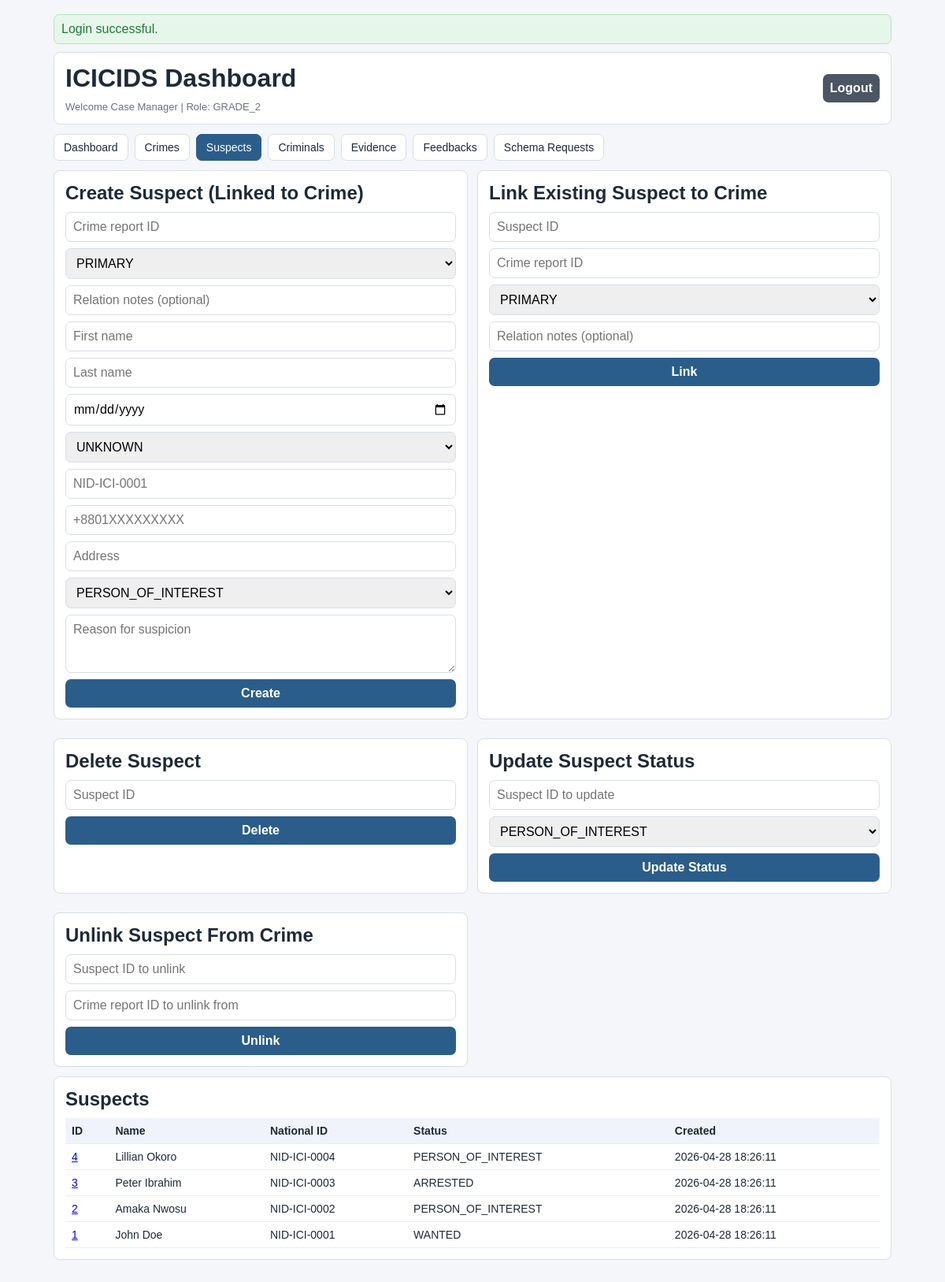
The page /index.php?view=suspects (signed in) on the database its author committed.
### tables this page shows
CREATE TABLE suspects (
    id BIGINT UNSIGNED AUTO_INCREMENT PRIMARY KEY,
    first_name VARCHAR(100) NOT NULL,
    last_name VARCHAR(100) NOT NULL,
    crime_report_id BIGINT UNSIGNED NULL,
    date_of_birth DATE NULL,
    gender ENUM('MALE', 'FEMALE', 'OTHER', 'UNKNOWN') NOT NULL DEFAULT 'UNKNOWN',
    national_id VARCHAR(80) NULL,
    address_line VARCHAR(255) NULL,
    phone VARCHAR(30) NULL,
    reason_for_suspicion TEXT NOT NULL,
    suspect_status ENUM('PERSON_OF_INTEREST', 'WANTED', 'ARRESTED', 'CLEARED') NOT NULL DEFAULT 'PERSON_OF_INTEREST',
    created_by_officer_id BIGINT UNSIGNED NOT NULL,
    created_at DATETIME NOT NULL DEFAULT CURRENT_TIMESTAMP,
    updated_at DATETIME NOT NULL DEFAULT CURRENT_TIMESTAMP ON UPDATE CURRENT_TIMESTAMP,
    CONSTRAINT uq_suspects_national_id UNIQUE (national_id),
    CONSTRAINT fk_suspects_primary_crime
        FOREIGN KEY (crime_report_id) REFERENCES crime_reports(id)
        ON UPDATE CASCADE ON DELETE SET NULL,
    CONSTRAINT fk_suspects_created_by
        FOREIGN KEY (created_by_officer_id) REFERENCES officers(id)
        ON UPDATE CASCADE ON DELETE RESTRICT,
    INDEX idx_suspects_name (last_name, first_name),
    INDEX idx_suspects_status (suspect_status),
    INDEX idx_suspects_crime_report (crime_report_id),
    INDEX idx_suspects_created_by (created_by_officer_id)
);

### Auth.php (called while the page is built, shortened)
<?php
final class Auth
{
    public function isAuthenticated(): bool
    {
        return isset($_SESSION[self::SESSION_KEY]);
    }
    public function currentOfficer(): ?array
    {
        return $_SESSION[self::SESSION_KEY];
    }
    public function enforce(string $operation, ?string $table = null): void
    {
        $officer = $this->currentOfficer();
        $rank = (string)$officer['rank'];
        $normalizedOperation = strtoupper(trim($operation));
        $normalizedTable = $table !== null ? strtolower(trim($table)) : null;
        if (
            $normalizedOperation === 'READ'
            && in_array($normalizedTable, ['officer_activity', 'login_logs'], true)
            && $rank !== self::ROLE_GRADE_1
        ) {
            throw new RuntimeException('Permission denied. Audit logs are restricted to Grade 1 officer.');
        }
        if ($rank === self::ROLE_GRADE_2) {
            $createTables = [
                'crime_reports',
                'suspects',
                'criminals',
                'evidence',
                'crime_report_suspects',
                'crime_report_evidence',
                'suspect_evidence',
                'criminal_history',
                'criminal_aliases',
            ];
            $deleteTables = [
                'crime_reports',
                'suspects',
                'criminals',
                'evidence',
                'crime_report_suspects',
                'crime_report_evidence',
                'suspect_evidence',
                'criminal_history',
                'criminal_aliases',
            ];
            if ($normalizedOperation === 'READ' || $normalizedOperation === 'UPDATE') {
                return;
            }
            if (
                $normalizedOperation === 'CREATE'
                && in_array($normalizedTable, array_merge($createTables, ['schema_requests', 'feedbacks']), true)
            ) {
                return;
            }
            if ($normalizedOperation === 'DELETE' && in_array($normalizedTable, $deleteTables, true)) {
                return;
            }
            throw new RuntimeException('Permission denied for Grade 2 officer.');
        }
        throw new RuntimeException('Unknown role. Access denied.');
    }
    public function can(string $operation, ?string $table = null): bool
    {
        try {
            return true;
        } catch (Throwable $e) {
            return false;
        }
    }
}

### suspects.php (the view, shortened to what this page needs)
<?php
$canCreateSuspect = $canCreateSuspect ?? false;
$canUpdateSuspect = $canUpdateSuspect ?? false;
$canLinkSuspect = $canLinkSuspect ?? false;
$canDeleteSuspect = $canDeleteSuspect ?? false;
$suspects = $suspects ?? [];
?>
<div class="grid-2">
    <?php if ($canCreateSuspect): ?>
        <section class="card">
            <h2>Create Suspect (Linked to Crime)</h2>
            <form method="post">
                <input type="number" name="crime_report_id" required placeholder="Crime report ID">
                <select name="relation_type">
                    <option>PRIMARY</option>
                </select>
                <input name="relation_notes" placeholder="Relation notes (optional)">
                <input name="first_name" required placeholder="First name">
                <input name="last_name" required placeholder="Last name">
                <input type="date" name="date_of_birth" placeholder="Date of birth">
                <select name="gender">
                    <option>UNKNOWN</option>
                </select>
                <input name="national_id" placeholder="NID-ICI-0001" pattern="NID-ICI-[0-9]{4}" title="Use NID-ICI-0001 format" data-upper="true">
                <input type="tel" name="phone" placeholder="+8801XXXXXXXXX" pattern="\+880[0-9]+" title="Use +880 followed by digits">
                <input name="address_line" placeholder="Address">
                <select name="suspect_status">
                    <option>PERSON_OF_INTEREST</option>
                </select>
                <textarea name="reason_for_suspicion" rows="3" required placeholder="Reason for suspicion"></textarea>
                <button type="submit">Create</button>
            </form>
        </section>
    <?php endif; ?>
    <?php if ($canLinkSuspect): ?>
        <section class="card">
            <h2>Link Existing Suspect to Crime</h2>
            <form method="post">
                <input type="number" name="suspect_id" required placeholder="Suspect ID">
                <input type="number" name="crime_report_id" required placeholder="Crime report ID">
                <select name="relation_type">
                    <option>PRIMARY</option>
                </select>
                <input name="relation_notes" placeholder="Relation notes (optional)">
                <button type="submit">Link</button>
            </form>
        </section>
    <?php endif; ?>
    <?php if ($canDeleteSuspect): ?>
        <section class="card">
            <h2>Delete Suspect</h2>
            <form method="post">
                <input type="number" name="suspect_id" required placeholder="Suspect ID">
                <button type="submit">Delete</button>
            </form>
        </section>
    <?php endif; ?>
    <?php if ($canUpdateSuspect): ?>
        <section class="card">
            <h2>Update Suspect Status</h2>
            <form method="post">
                <input type="number" name="suspect_id" required placeholder="Suspect ID to update">
                <select name="suspect_status">
                    <option>PERSON_OF_INTEREST</option>
                </select>
                <button type="submit">Update Status</button>
            </form>
        </section>
    <?php endif; ?>
    <?php if ($canLinkSuspect): ?>
        <section class="card">
            <h2>Unlink Suspect From Crime</h2>
            <form method="post">
                <input type="number" name="suspect_id" required placeholder="Suspect ID to unlink">
                <input type="number" name="crime_report_id" required placeholder="Crime report ID to unlink from">
                <button type="submit">Unlink</button>
            </form>
        </section>
    <?php endif; ?>
</div>
<section class="card">
    <h2>Suspects</h2>
    <div class="table-wrap">
        <table>
            <thead><tr><th>ID</th><th>Name</th><th>National ID</th><th>Status</th><th>Created</th></tr></thead>
            <tbody>
            <?php foreach ($suspects as $row): ?>
                <tr>
                    <td><a href="index.php?view=suspects&suspect_id=<?= h((string)$row['id']) ?>"><?= h((string)$row['id']) ?></a></td>
                    <td><?= h((string)$row['first_name'] . ' ' . (string)$row['last_name']) ?></td>
                    <td><?= h((string)($row['national_id'] ?? '')) ?></td>
                    <td><?= h((string)$row['suspect_status']) ?></td>
                    <td><?= h((string)$row['created_at']) ?></td>
                </tr>
            <?php endforeach; ?>
            </tbody>
        </table>
    </div>
</section>

### style.css (style rules this page uses)
* { box-sizing: border-box; }
body { margin: 0; font-family: Tahoma, Verdana, sans-serif; background: var(--bg); color: var(--text); }
.card { background: var(--card); border: 1px solid var(--line); border-radius: 8px; padding: 14px; margin-bottom: 12px; }
h1, h2 { margin: 0 0 10px; }
.grid-2 { display: grid; grid-template-columns: 1fr 1fr; gap: 12px; }
form { display: grid; gap: 8px; }
input, select, textarea, button { width: 100%; border: 1px solid var(--line); border-radius: 7px; padding: 9px; font: inherit; }
button { background: var(--primary); color: #fff; border: none; cursor: pointer; font-weight: 700; }
.table-wrap { overflow-x: auto; }
table { width: 100%; border-collapse: collapse; font-size: 14px; }
th, td { border-bottom: 1px solid #e8edf4; padding: 8px; text-align: left; }
th { background: #f0f4fa; }

### rows shown on the page
suspects: id "4", first_name+last_name "Lillian Okoro", national "NID-ICI-0004", suspect_status "PERSON_OF_INTEREST", created_at "2026-04-28 18:26:11"
suspects: id "3", first_name+last_name "Peter Ibrahim", national "NID-ICI-0003", suspect_status "ARRESTED", created_at "2026-04-28 18:26:11"
suspects: id "2", first_name+last_name "Amaka Nwosu", national "NID-ICI-0002", suspect_status "PERSON_OF_INTEREST", created_at "2026-04-28 18:26:11"
suspects: id "1", first_name+last_name "John Doe", national "NID-ICI-0001", suspect_status "WANTED", created_at "2026-04-28 18:26:11"

### other values the page prints
$flash['message'] "Login successful."
$officer['name'] "Case Manager"
$rank "GRADE_2"
